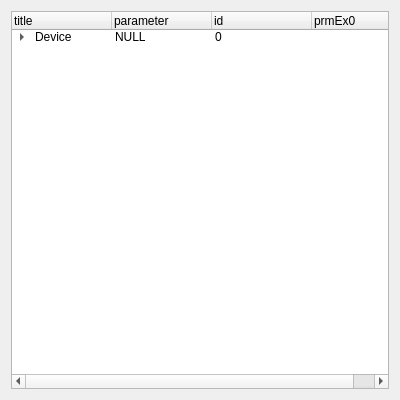
<?xml version="1.0" encoding="UTF-8"?>
<ui version="4.0">
    <class>Form</class>
    <widget class="QWidget" name="Form">
        <property name="geometry">
            <rect>
                <x>0</x>
                <y>0</y>
                <width>400</width>
                <height>400</height>
            </rect>
        </property>
        <property name="windowTitle">
            <string>Form</string>
        </property>
        <layout class="QVBoxLayout" name="verticalLayout">
            <item>
                <widget class="QTreeWidget" name="treeWidget">
                    <column>
                        <property name="text">
                            <string>title</string>
                        </property>
                    </column>
                    <column>
                        <property name="text">
                            <string>parameter</string>
                        </property>
                    </column>
                    <column>
                        <property name="text">
                            <string>id</string>
                        </property>
                    </column>
                    <column>
                        <property name="text">
                            <string>prmEx0</string>
                        </property>
                    </column>
                    <item>
                        <property name="text">
                            <string>Device</string>
                        </property>
                        <property name="text">
                            <string>NULL</string>
                        </property>
                        <property name="text">
                            <string>0</string>
                        </property>
                        <item>
                            <property name="text">
                                <string>RnNet</string>
                            </property>
                            <property name="text">
                                <string>1</string>
                            </property>
                            <property name="text">
                                <string>0</string>
                            </property>
                            <property name="text">
                                <string>240</string>
                            </property>
                            <item>
                                <property name="text">
                                    <string>SD6x</string>
                                </property>
                                <property name="text">
                                    <string>6</string>
                                </property>
                                <item>
                                    <property name="text">
                                        <string>SD61_PLUS</string>
                                    </property>
                                    <property name="text">
                                        <string>6</string>
                                    </property>
                                    <property name="text">
                                        <string>21000541</string>
                                    </property>
                                    <item>
                                        <property name="text">
                                            <string>V130</string>
                                        </property>
                                        <property name="text">
                                            <string>NULL</string>
                                        </property>
                                        <property name="text">
                                            <string>21000543</string>
                                        </property>
                                    </item>
                                </item>
                            </item>
                        </item>
                    </item>
                </widget>
            </item>
        </layout>
    </widget>
    <resources/>
    <connections/>
</ui>
